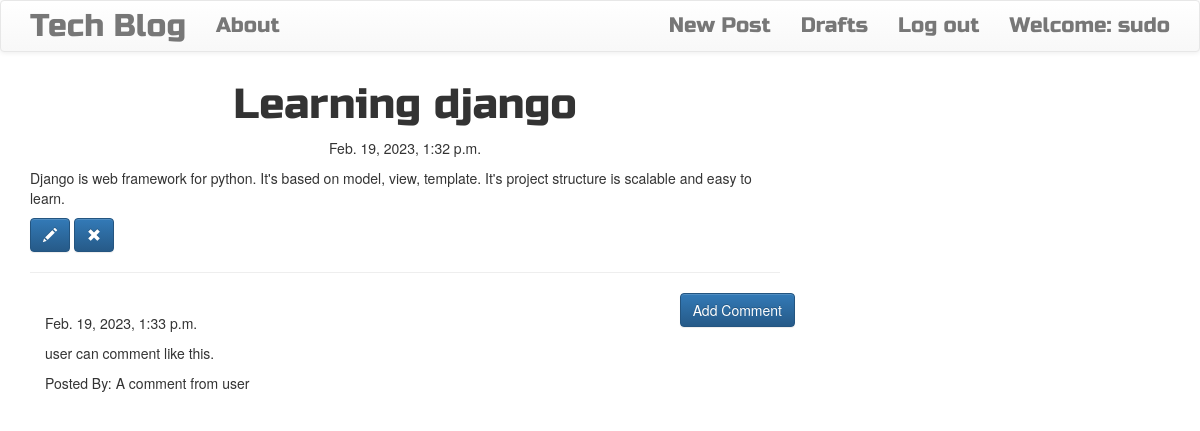
The page /post/8 (signed in) on the database its author committed.
### blog/models.py (models this page shows, shortened)
class Post(models.Model):
    author = models.ForeignKey('auth.User')
    title = models.CharField(max_length=200)
    text = models.TextField()
    create_date = models.DateTimeField(default=timezone.now)
    published_date = models.DateTimeField(blank = True, null=True)

class Comment (models.Model):
    post = models.ForeignKey('blog.Post', related_name='comments')
    author = models.CharField(max_length=200)
    text = models.TextField()
    created_date = models.DateTimeField(default=timezone.now)
    approved_comment = models.BooleanField(default=False)

### blog/views.py (the view)
# urls.py: url(r'^post/(?P<pk>\d+)$', views.PostDetailView.as_view(), name='post_detail'),
class PostDetailView(DetailView):
    model = Post

### blog/templates/blog/post_detail.html (shortened to what this page needs)
{% extends 'blog/base.html' %}
{% block content %}
    <h1 class="posttitle loader">{{ post.title }}</h1>
    {% if post.published_date %}
    <div class="date postdate">
        {{ post.published_date }}
    </div>
    {% else %}
    <a class="btn btn-default" href="{% url 'post_publish' pk=post.pk%}">Publish</a>
    {% endif %}
    <p class="postcontent">{{ post.text|safe|linebreaksbr }}</p>
    {% if user.is_authenticated %}
    <a href="{% url 'post_edit' pk=post.pk %}" class="btn btn-primary ">
        <span class="glyphicon glyphicon-pencil"></span>
    </a>
    <a class="btn btn-primary" href="{% url 'post_remove' pk=post.pk%}">
        <span class="glyphicon glyphicon-remove"></span>
    </a>
    {% endif %}
    <hr>
    <a href="{% url 'add_comment_to_post' pk=post.pk %}" class="btn btn-primary btn-comment">Add Comment</a>
    <div class="container">
        {% for comment in post.comments.all %}
            <br>
            {% if user.is_authenticated or comment.approved_comment %}
                {{ comment.created_date }}
                <p>{{ comment.text|safe|linebreaks }}</p>
                <p>Posted By: {{ comment.author }}</p>
            {% endif %}
            {% empty %}
            No comments
        {% endfor %}
    </div>
{% endblock %}

### blog/templates/blog/base.html (shortened to what this page needs)
<!DOCTYPE html>
{% load staticfiles %}
<html>
    <head>
        <link rel="stylesheet" href="https://maxcdn.bootstrapcdn.com/bootstrap/3.3.7/css/bootstrap.min.css">
        <link rel="stylesheet" href="https://maxcdn.bootstrapcdn.com/bootstrap/3.3.7/css/bootstrap-theme.min.css">
        <link rel="stylesheet" href="//cdn.jsdelivr.net/medium-editor/latest/css/medium-editor.min.css" type="text/css" media="screen" charset="utf-8">
        <link rel="stylesheet" href="{% static 'css/blog.css' %}">
<body class='loader'>
  <nav class="navbar navbar-default techfont custom-navbar">
    <div class="container">
      <ul class="nav navbar-nav">
        <li><a class='navbar-brand bigbrand' href="{% url 'post_list' %}">Tech Blog</a></li>
        <li><a href="{% url 'about'%}">About</a></li>
      </ul>
      <ul class="nav navbar-nav navbar-right">
        {% if user.is_authenticated %}
        <li>
          <a href="{% url 'post_new' %}" >New Post</a>
        </li>
        <li>
          <a href="{% url 'post_draft_list' %}">Drafts</a>
        </li>
        <li>
          <a href="{% url 'logout' %}" >Log out</a>
        </li>
        <li>
          <a >Welcome: {{ user.username }}</a>
        </li>
          {% else %}
          <li><a class='nav navbar-right' href="{% url 'login' %}" ><span class="glyphicon glyphicon-user"></span></a></li>
        {% endif %}
      </ul>
  </div>
</nav>
        <div class="content container">
            <div class="row">
                <div class="col-md-8">
                  <div class="blog_posts">
                    {% block content %}
                    {% endblock %}
                  </div>
                </div>
            </div>
        </div>
</body>
</html>

### blog/static/css/blog.css (style rules this page uses)
.techfont { font-family: 'Russo One', sans-serif; font-size: 1.5em; margin-bottom: 10px; }
.postdate { text-align: center; }
.posttitle { font-family: 'Russo One', sans-serif; font-size: 3em; text-align: center; }
.postcontent { font-family: 'Montserrat'; font-size: 1.5em; }
.btn-comment { position: absolute; right: 0px; }
.bigbrand { font-size: 1.5em; }
.loader { filter:hue-rotate(0deg); color: linear-gradient(45deg,#0f8,#08f); animation:hue 5000ms infinite linear; }

### rows shown on the page
Post: title "Learning django", published_date "Feb. 19, 2023, 1:32 p.m.", text "Django is web framework for python. It's based on model, view, template. It's project structure is scalable and easy to learn."
Comment: created_date "Feb. 19, 2023, 1:33 p.m.", text "user can comment like this.", author "A comment from user"

### other values the page prints
{{ user.username }} "sudo"
